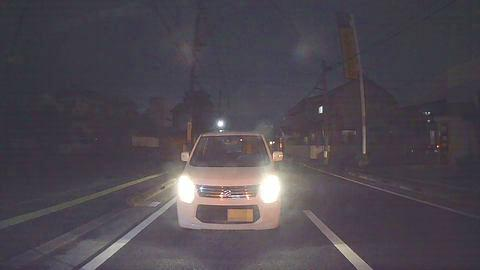
#> input picture photos/3_slide_30.jpg, 480 x 270 px, found by its file name
$ python contrast.py
#> lines starting #> are read from the running program, lines starting #| are printed output that depends on the picture
import cv2
from PIL import Image
import numpy as np
import matplotlib.pyplot as plt

def adjust_contrast(filename, scale):
    # Load the image
#> called with filename = 'photos/3_slide_30.jpg', scale = 1.5
    img = Image.open(filename)
#> img is the input picture: PIL image 480x270 RGB; mean R, G, B 78.9, 72.6, 80.8
    img_np = np.array(img)

    # Convert the image to HSV
    hsv = cv2.cvtColor(img_np, cv2.COLOR_RGB2HSV)
#> hsv: shape (270, 480, 3); mean H, S, V 122.8, 37.9, 84

    # Adjust contrast in the V channel
    hsv[:,:,2] = cv2.convertScaleAbs(hsv[:,:,2], alpha=scale)
#> hsv: shape (270, 480, 3); mean H, S, V 122.8, 37.9, 123.8

    # Convert the image back to RGB
    img_np = cv2.cvtColor(hsv, cv2.COLOR_HSV2RGB)
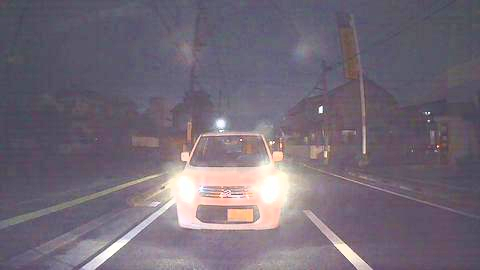
#> img_np: shape (270, 480, 3); mean R, G, B 115.9, 106.5, 119.1

    # Convert back to uint8
    img = Image.fromarray(img_np.astype('uint8'))

    img.save("photos/3_slide30_contrast_1.5.jpg")  # Save the modified image
    return img

def color_hist(filename):
#> called with filename = 'photos/3_slide30_contrast_1.5.jpg'
    img = np.asarray(Image.open(filename).convert("RGB")).reshape(-1,3)
    plt.hist(img, color=["red", "green", "blue"], bins=128)
    # plt.show()
    plt.xlim(0, 255)
    plt.savefig('histogram/slide30_contrast_hist_1.5.png')
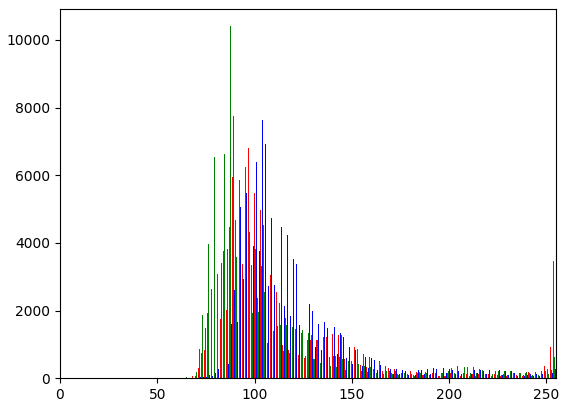
#> figure drawn by matplotlib, 1 panel; tallest bar 6801 high, from x = 96.61 to 97.03; tallest bar 10404 high, from x = 87.42 to 87.85; tallest bar 7617 high, from x = 103.9 to 104.3

adjust_contrast("photos/3_slide_30.jpg", 1.5)  # Increase contrast by 50%

color_hist("photos/3_slide30_contrast_1.5.jpg")  # Show histogram of the modified image

$ run again, with photos/1.jpg copied over photos/3_slide_30.jpg
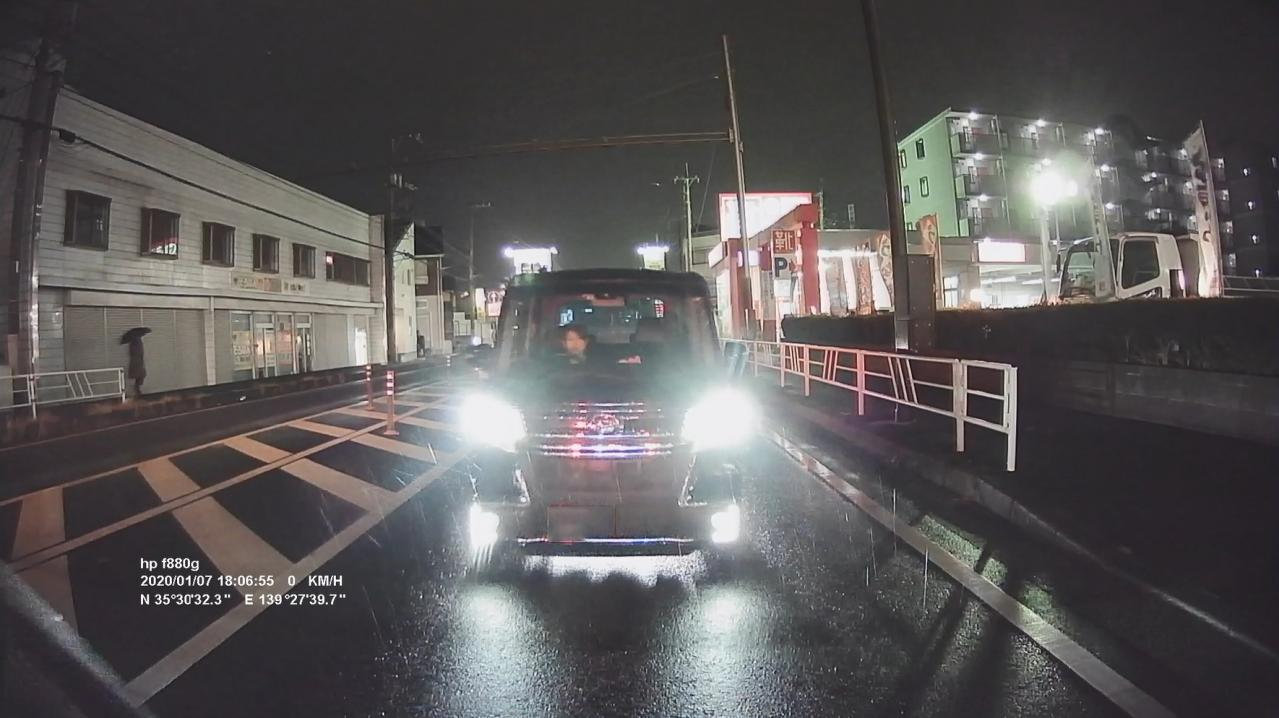
#> input picture photos/1.jpg, 1279 x 718 px, found by its file name
#> in adjust_contrast, img is the input picture: PIL image 1279x718 RGB; mean R, G, B 89.8, 87.1, 87.3
#> in adjust_contrast, `img_np = cv2.cvtColor(hsv, cv2.COLOR_HSV2RGB)`:
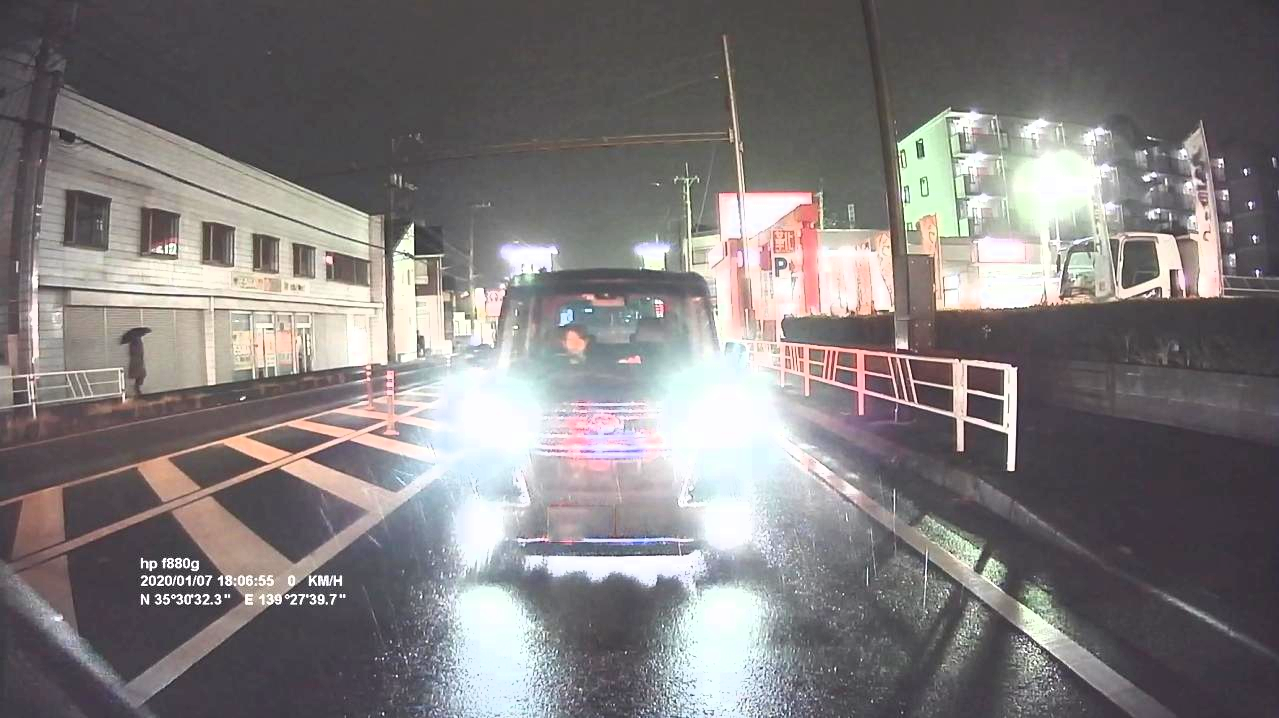
#> img_np: shape (718, 1279, 3); mean R, G, B 128.7, 124.5, 125
#> in color_hist, `plt.savefig('histogram/slide30_contrast_hist_1.5.png')`:
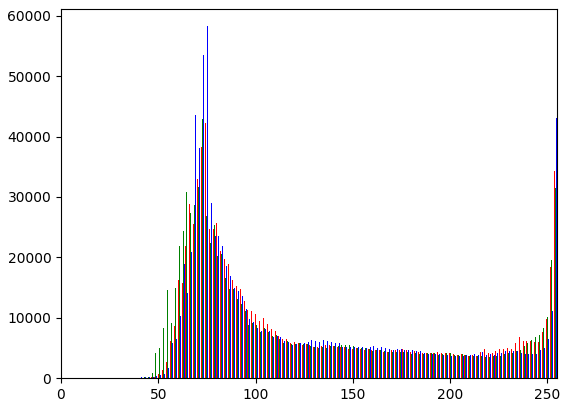
#> figure drawn by matplotlib, 1 panel; tallest bar 42230 high, from x = 73.91 to 74.44; tallest bar 42972 high, from x = 72.45 to 72.98; tallest bar 58276 high, from x = 74.97 to 75.5
